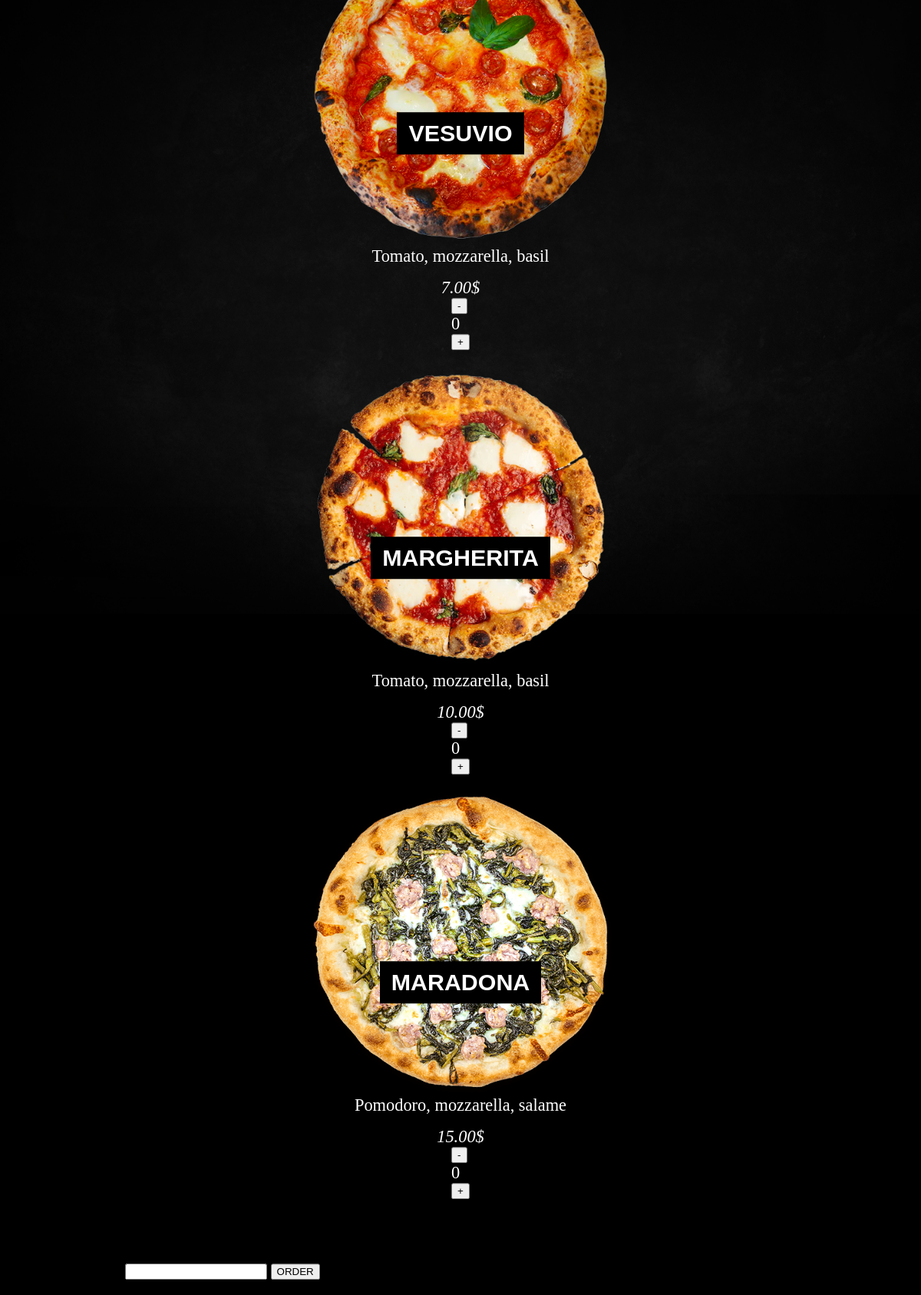
Before: /order.php with the older database file.
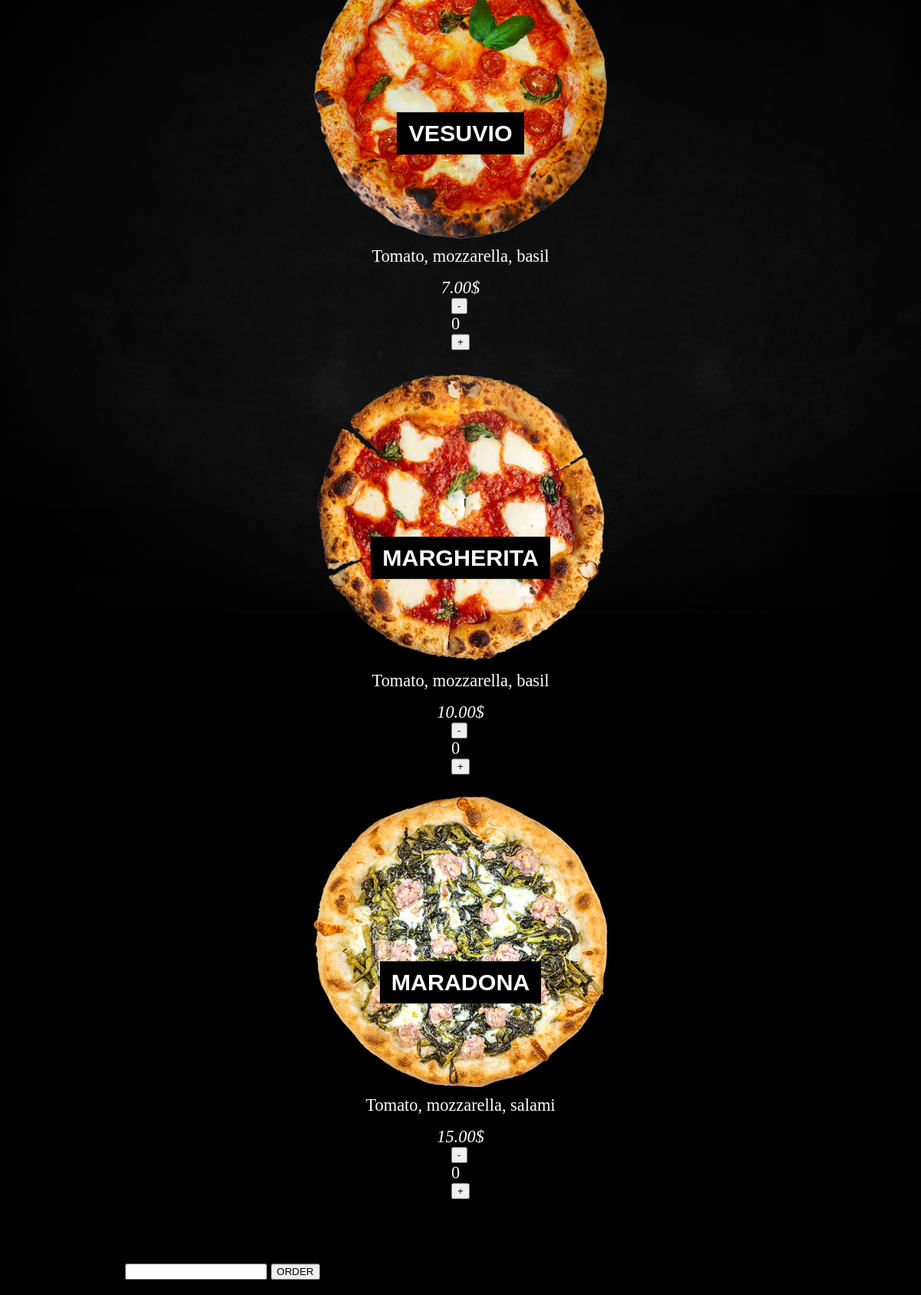
After: the same page with the newer database file.
### tables this page shows
CREATE TABLE Products (
    id INT AUTO_INCREMENT,
    name VARCHAR(40),
    description VARCHAR(60),
    price DOUBLE,
    img_dir VARCHAR(50),
    PRIMARY KEY (id)
) AUTO_INCREMENT = 1;

### menu.php (called while the page is built, shortened)
<?php
function getMenu() {
    $mysqli = getMysqli();
    $query = 'SELECT * FROM Products ORDER BY Products.price, Products.id';
    return $mysqli->query($query);
}

### order.php (the view, shortened to what this page needs)
<?php
include_once ("menu.php");
?>
<html lang="en">
<head>
    <link rel="stylesheet" href="style/main.css">
    <link rel="stylesheet" href="https://unpkg.com/flickity@2/dist/flickity.min.css">
</head>
<body>
<section id="order">
    <div class="content">
        <?php
        $connection = getMenu();
        echo "<div class=\"carousel\" data-flickity='{\"autoplay\": true, ...'>";
        while ($row = $connection->fetch_assoc()) {
            ?>
            <div class="product-container">
                <img class="product-img" src="<?php echo $row["img_dir"]; ?>" alt="<?php echo $row["name"]; ?>">
                <p class="product-name"><?php echo $row["name"]; ?></p>
                <p class="small-text product-description"><?php echo $row["description"]; ?></p>
                <p class="small-text product-price" id="<?php echo $row["id"] ?>-price"><?php echo number_format($row["price"], 2); ?>$</p>
                <div class="pizza-menu-buttons">
                    <button class="operation-button" onclick="removeOne('<?php echo $row["id"] . "-amount"; ?>')">-</button>
                    <p class="small-text product-description" id="<?php echo $row["id"] ?>-amount">0</p>
                    <button class="operation-button" onclick="addOne('<?php echo $row["id"] . "-amount"; ?>')">+</button>
                </div>
            </div>;
            <?php
        }
        echo "</div>";
        ?>
        <div id="cart-total-container">
            <form id="order-form" method="post" action="order.php">
                <h4 id="total-price">0</h4>
                <label for="address">What's your address ?</label>
                <input type="text" name="address" value="" required/>
                <input id="submit-button" type="submit" name="order" onclick="saveMap()" value="ORDER"/>
            </form>
        </div>
    </div>
</section>
</body>
</html>

### style/main.css (style rules this page uses)
* { scroll-behavior: smooth; }
body { margin: 0; padding: 0; font-family: "Rubik", sans-serif; background-color: black; }
section { height: 100vh; }
h2, h1, p { color: white; margin: 0; }
.small-text { font-family: "Rubik", serif; font-weight: 200; font-size: 2.8vh; }
form input { margin-top: 5px; margin-bottom: 20px; }
#order { background-image: url("../resources/stone-background.png"); background-position: bottom; background-repeat: no-repeat; background-size: cover; }
#order .content { position: relative; top: 50%; left: 50%; transform: translate(-50%, -50%); }
#order .carousel { margin-top: 200px; }
#order .product-container { margin: 0 50px; display: grid; place-items: center; }
#order .product-img { width: 400px; }
#order .product-name { position: absolute; color: white; font-weight: bold; text-transform: uppercase; z-index: 100; display: inline; padding: 10px 15px; margin-bottom: 30px; background: black; font-size: 3.8vh; }
#order .product-price { margin-top: 15px; font-style: italic; }

Changed rows visible on the page:
changed products "MARADONA": description "Pomodoro, mozzarella, salame" → "Tomato, mozzarella, salami"
